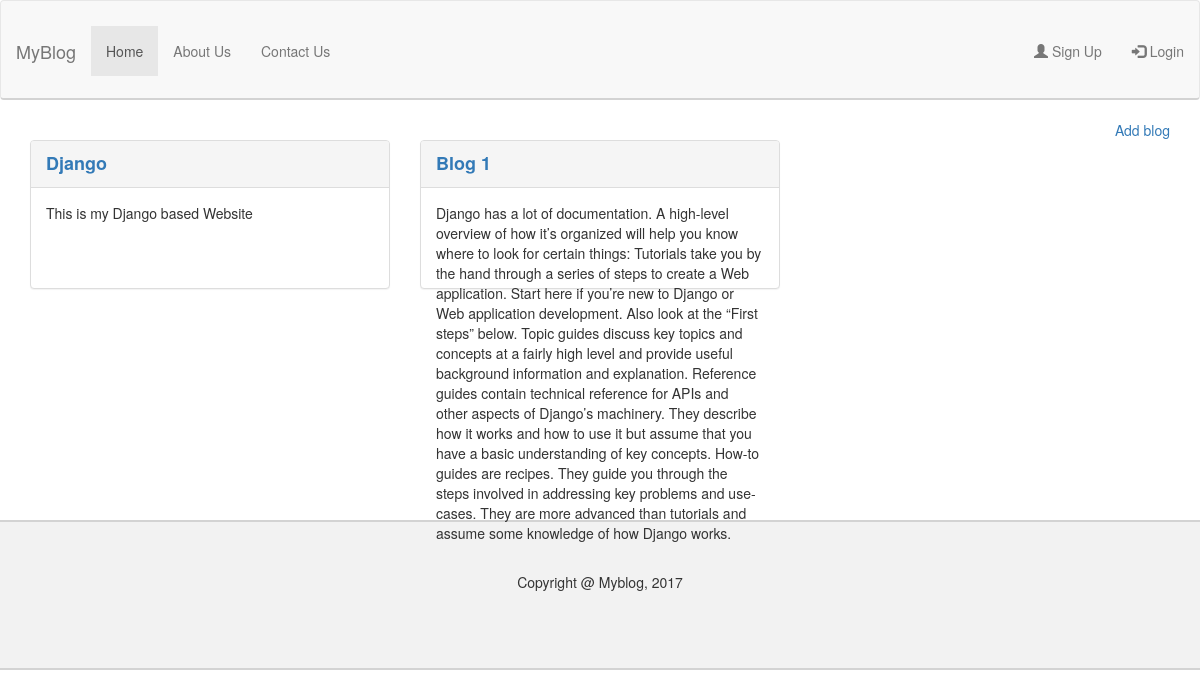
Page /blog/home/ on the committed database.
### blog/models.py (models this page shows, shortened)
class Blog(models.Model):
	user = models.ForeignKey(User, blank=True, null=True)
	title = models.CharField(max_length=100)
	body = models.TextField()
	published_date = models.DateTimeField(default=timezone.now)

### blog/views.py (the view)
def home(request):
	blogs = Blog.objects.all()
	return render(request, "home.html", {'blogs': blogs})

### blog/templates/home.html (shortened to what this page needs)
{% extends "base.html" %}
{% block content %}
	<div class="container" style="min-height: 400px">
		<div class="row">
			<div class="col-sm-12 text-right">
				<a href="{% url "blog_add" %}">Add blog</a>
			</div>
		</div>
		<div class="row">
			{% for blog in blogs %}
				<div class="col-sm-4 blog-panel">
					<div class="panel panel-default">
						<div class="panel-heading">
							<a href="{% url "blog_detail" blog.id %}">
								{{blog.title}}
							</a>
						</div>
					 	 <div class="panel-body">{{blog.body}}</div>
					</div>
				</div>
			{% endfor %}
		</div>
	</div>
{% endblock %}

### static/css/style.css (style rules this page uses)
.blog-panel .panel-heading { font-size: 18px; color: grey; font-weight: bold; }
.blog-panel .panel-body { height: 100px !important; }

### rows in the picture
Blog: title "Django", body "This is my Django based Website"
Blog: title "Blog 1", body "Django has a lot of documentation. A high-level overview of how it’s organized will help you know where to look for certain things: Tutorials take you by the hand through a series of steps to create a Web application. Start here if you’re new to Django or Web application development. Also look at the “First steps” below. Topic guides discuss key topics and concepts at a fairly high level and provide useful background information and explanation. Reference guides contain technical reference for APIs and other aspects of Django’s machinery. They describe how it works and how to use it but assume that you have a basic understanding of key concepts. How-to guides are recipes. They guide you…"
